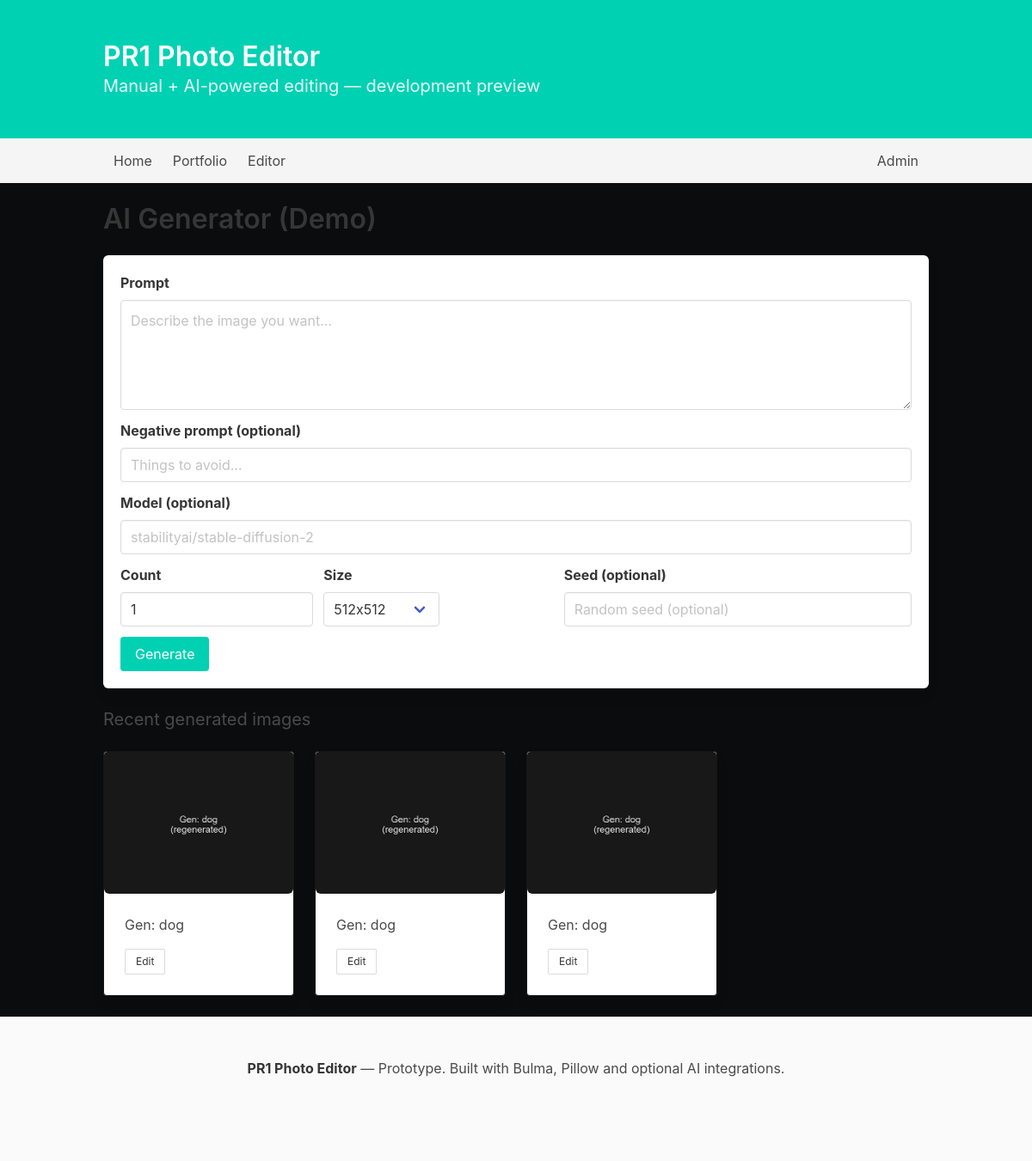
The app's page /editor/generator/, older data.
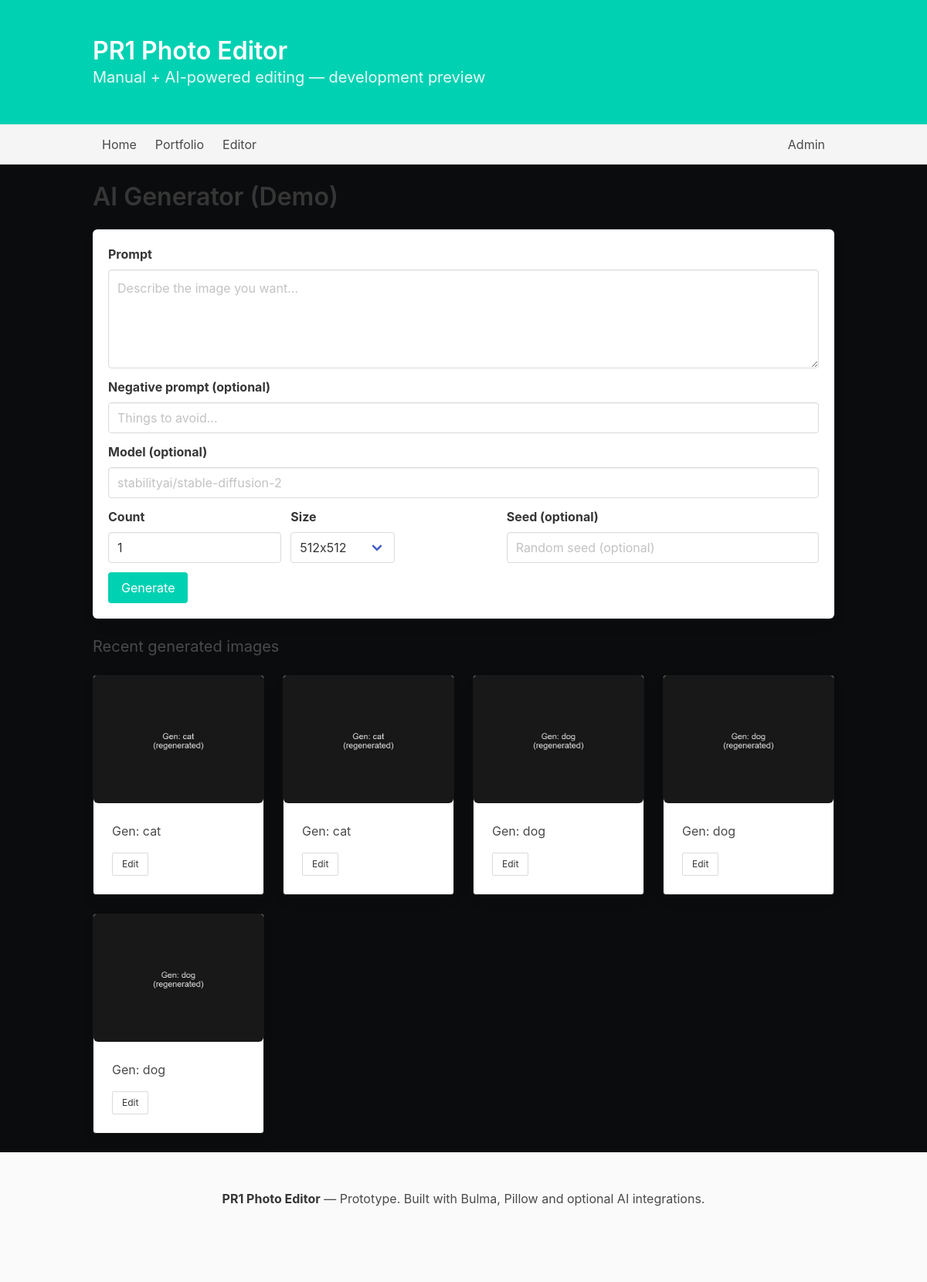
The same page, newer data.
### editor/models.py (models this page shows, shortened)
class Asset(models.Model):
    title = models.CharField(max_length=255, blank=True)
    image = models.ImageField(upload_to='uploads/')
    processed_image = models.ImageField(upload_to='processed/', null=True, blank=True)
    tags = models.JSONField(default=list, blank=True)
    metadata = models.JSONField(default=dict, blank=True)
    created_at = models.DateTimeField(default=timezone.now)

### editor/views.py (the view)
# urls.py: path('generator/', views.generator_page, name='generator'),
def generator_page(request):
    recent = Asset.objects.filter(title__startswith='Gen:').order_by('-created_at')[:24]
    return render(request, 'editor/generator.html', {'recent': recent})

### editor/templates/editor/generator.html (shortened to what this page needs)
{% extends 'base.html' %}
{% block content %}
<div class="level">
  <div class="level-left">
    <div class="level-item">
      <h1 class="title is-3">AI Generator (Demo)</h1>
    </div>
  </div>
</div>
<div class="box">
  <form id="gen-form" method="post" action="{% url 'editor:generator_create' %}">
    <div class="field">
      <label class="label">Prompt</label>
      <div class="control">
        <textarea class="textarea" name="prompt" placeholder="Describe the image you want..."></textarea>
      </div>
    </div>
    <div class="field">
      <label class="label">Negative prompt (optional)</label>
      <div class="control">
        <input class="input" name="negative_prompt" placeholder="Things to avoid...">
      </div>
    </div>
    <div class="field">
      <label class="label">Model (optional)</label>
      <div class="control">
        <input class="input" name="model" placeholder="stabilityai/stable-diffusion-2">
      </div>
    </div>
    <div class="field is-horizontal">
      <div class="field-body">
        <div class="field">
          <label class="label">Count</label>
          <div class="control">
            <input class="input" name="count" type="number" value="1" min="1" max="6">
          </div>
        </div>
        <div class="field">
          <label class="label">Size</label>
          <div class="control">
            <div class="select">
              <select name="size">
                <option>512x512</option>
              </select>
            </div>
          </div>
        </div>
        <div class="field">
          <label class="label">Seed (optional)</label>
          <div class="control">
            <input class="input" name="seed" type="number" placeholder="Random seed (optional)">
          </div>
        </div>
      </div>
    </div>
    <div class="field">
      <div class="control">
        <button id="gen-btn" class="button is-primary" type="submit">Generate</button>
      </div>
    </div>
  </form>
</div>
<h2 class="subtitle">Recent generated images</h2>
<div id="gen-results" class="columns is-multiline">
  {% for a in recent %}
  <div class="column is-one-quarter">
    <div class="card">
      <div class="card-image">
        <figure class="image is-4by3">
          <img src="{{ a.image.url }}" alt="{{ a.title }}">
        </figure>
      </div>
      <div class="card-content">
        <div class="content">
          <p class="is-6">{{ a.title }}</p>
          <a class="button is-small" href="{% url 'editor:edit' a.id %}">Edit</a>
        </div>
      </div>
    </div>
  </div>
  {% empty %}
  <div class="column">
    <div class="notification is-info">No generated images yet.</div>
  </div>
  {% endfor %}
</div>
{% endblock %}

Row changes from the older to the newer data that the page shows:
added Asset: image (picture), title "Gen: cat"
added Asset: image (picture), title "Gen: cat"
